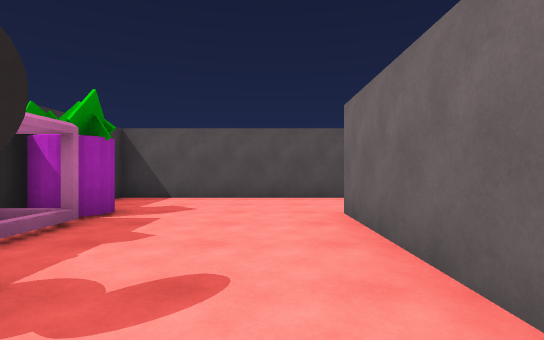
View 1 (above)

19 first-person views from a walk through a Unity game level. The camera is 1.2 m above the floor, looks level and sees 80° across. The floor is counted in squares, 2 m on a side. Each view is taken from the middle of a square. On the plan, view 1 faces up. The plan holds only what a view shows up to about 10 squares ahead; the rest is blank. The place goes on beyond the plan. The player is left out.

View 2
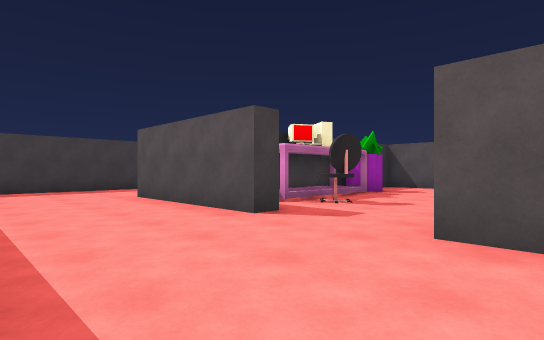

View 3
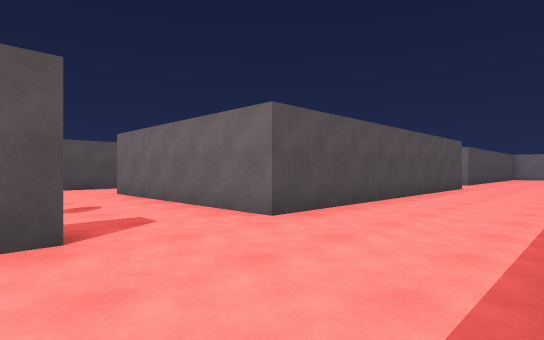

View 4
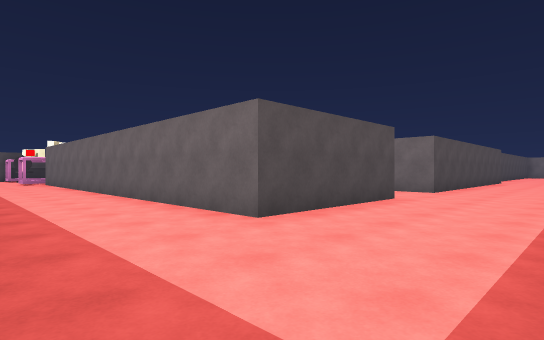

View 5
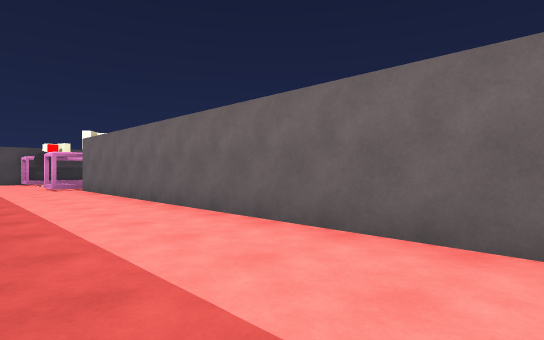

View 6
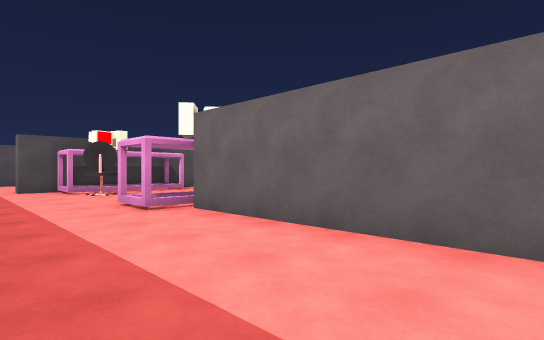

View 7
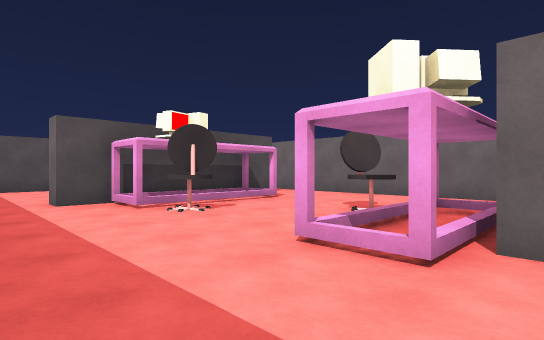

View 8
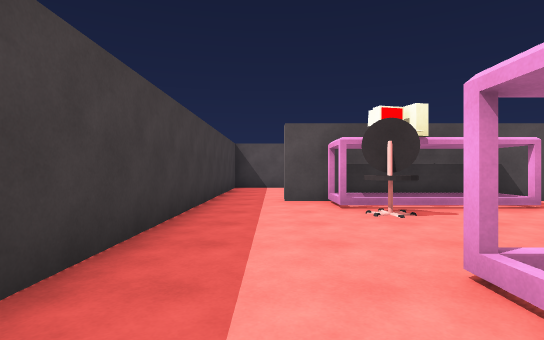

View 9
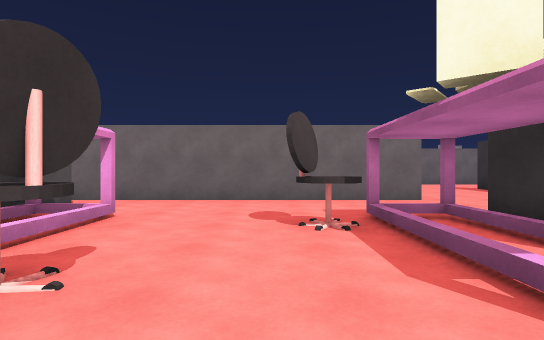

View 10
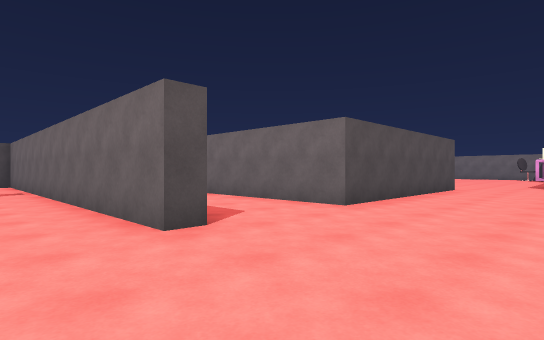

View 11
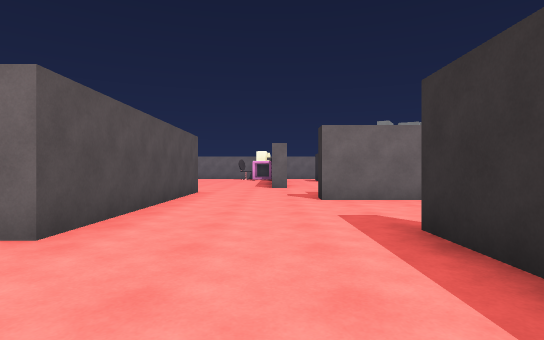

View 12
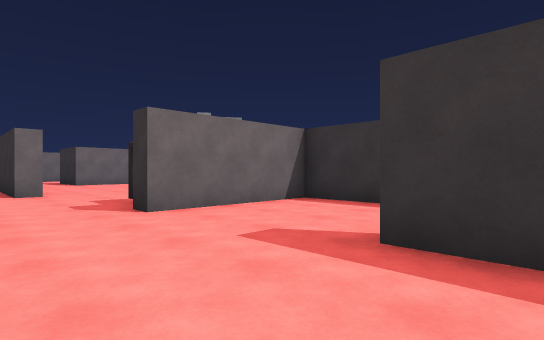

View 13
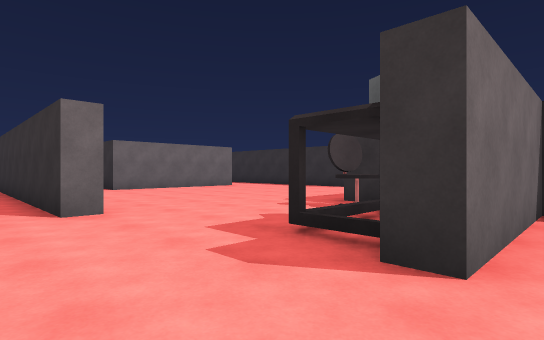

View 14
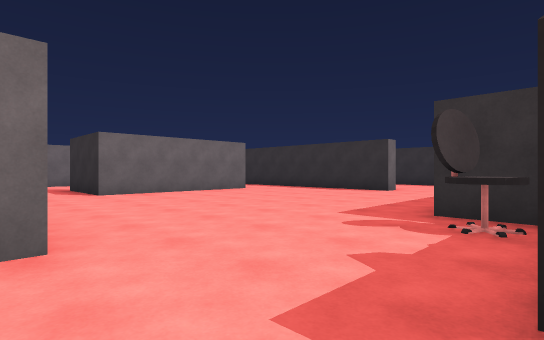

View 15
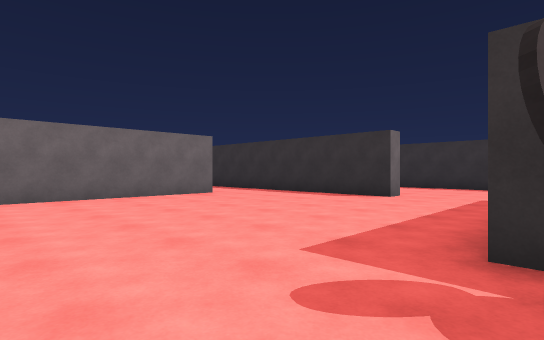

View 16
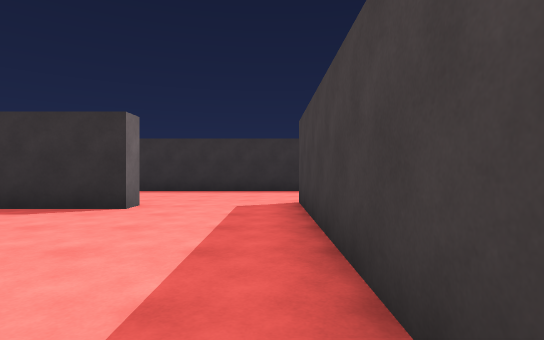

View 17
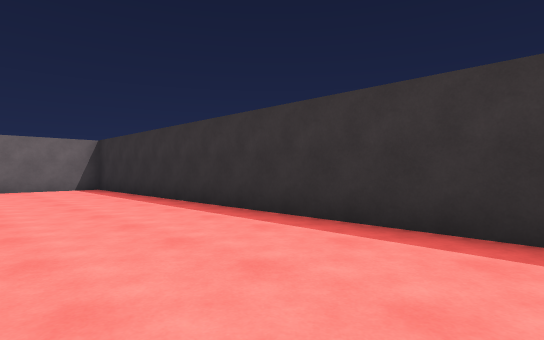

View 18
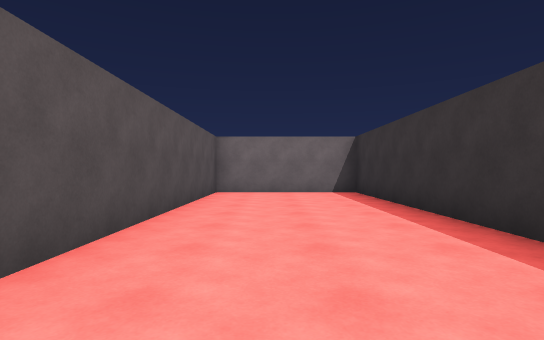

View 19
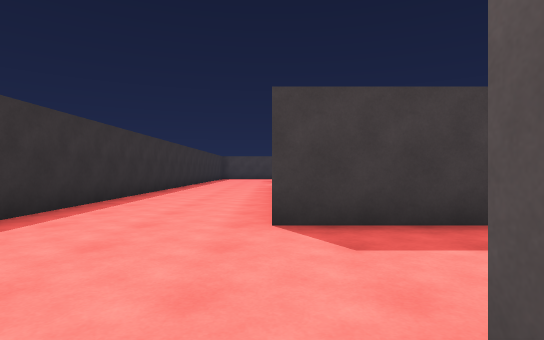

### Floor plan
Points are (right, up) in squares from view 1. A wall is a line through its corners. A room is listed if a view was taken in it or the views show most of it. See-through windows are left out.
Room 1 (view 1)
walls: (-3.2, 4.4) (-3.2, 1.4); (-0.6, 7) (-3.2, 7); (1, -1) (1, 4.5)
ways out: opening at (-0.5, -1) to room 2; opening at (0.5, 5.5) to room 2
objects: other object (-3, 1); plant (-3, 4); chair (-2, 1) to (-1, 1)
Room 2 (views 2, 3, 4, 5, 6, 7, 8, 9, 10, 11, 12, 13, 14, 15, 16, 17, 18, 19)
walls: (1.6, 7) (-0.6, 7); (1.8, 7.5) (3.2, 7.5); (4.8, 4.5) (6.5, 4.5) (6.5, 7.6); (8.4, 4.5) (9.5, 4.5) (9.5, -1); (0, 11) (-0.5, 11) (-0.5, 20.6); (7.6, 11) (2.8, 11); (-1.3, -0.5) (-1.3, -1) (-5.2, -1) (-5.2, 11.5); (10.7, 8.5) (10.7, 9); (-4.1, 11.5) (-3.5, 11.5); (9.1, -1) (1, -1); (3, -4.3) (21.7, -4.3) (21.7, -0.5) (14.8, -0.5); (12.2, -0.5) (12.2, 0) (16.1, 0); (-1.8, 17.2) (-5.6, 17.2); (-8.2, 0) (-8.2, -3.1); (16.2, 2) (16.2, 6.5); (-5.9, 22) (-7.1, 22); (-8.2, 21) (-8.2, 12.4)
ways out: opening at (-0.5, -1) to room 1; opening at (0.5, 5.5) to room 1; opening at (1.5, 11.5); opening at (9, 10); opening at (17, 1.5); opening at (17.5, 7.5)
objects: other object (-6, 12); chair (-6, 15) to (-5, 16); other object (-6, 17); other object (-3, 12); chair (-3, 13); other object (-3, 16) to (-3, 17); other object (7, 8); chair (9, 5)

Positions as (right, up) in squares from view 1, and headings:
1: (0, 0), facing up
2: (2, -4), facing up-left
3: (-2, -4), facing up-right
4: (-8, -4), facing up-right
5: (-8, 1), facing up-right
6: (-8, 7), facing up-right
7: (-8, 11), facing up-right
8: (-7, 11), facing up
9: (-7, 14), facing right
10: (-2, 8), facing up-right
11: (0, 9), facing right
12: (2, 10), facing down-right
13: (6, 10), facing down-right
14: (8, 9), facing down-right
15: (9, 7), facing down-right
16: (10, 5), facing down
17: (11, -1), facing down-right
18: (13, -2), facing right
19: (13, -1), facing left
